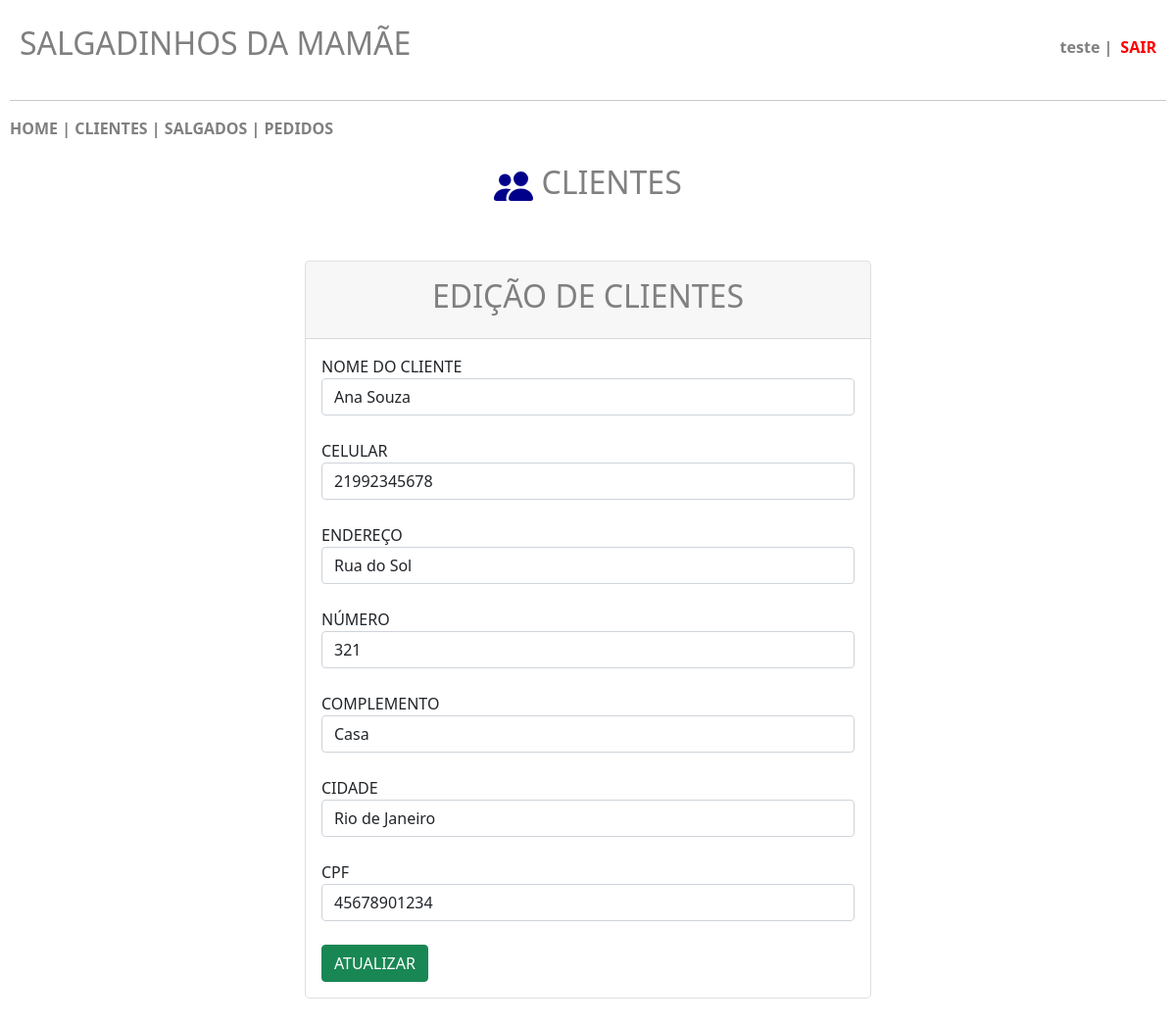
Screenshot of /projeto/clientes_editar.php?id=4 (signed in) with the database file from the repository.
### tables this page shows
CREATE TABLE `clientes` (
  `id` int(11) NOT NULL,
  `nome` varchar(200) NOT NULL,
  `celular` varchar(15) NOT NULL,
  `endereco` varchar(200) NOT NULL,
  `numero` int(20) NOT NULL,
  `complemento` varchar(150) NOT NULL,
  `cidade` varchar(120) NOT NULL,
  `cpf` varchar(20) NOT NULL
);

### projeto/clientes_editar.php (the view, shortened to what this page needs)
<?php
    include 'conecta.php';
?>
<!DOCTYPE html>
<html lang="pt-br">
    <head>
        <link href="https://cdn.jsdelivr.net/npm/bootstrap@5.0.2/dist/css/bootstrap.min.css" rel="stylesheet">
    </head>
    <body>
        <header class="main-header">
            <h2>SALGADINHOS DA MAMÃE</h2>
            <div class="user-info">
                <?php
                    if (!empty($_SESSION["user"])) {
                        $usuario = $_SESSION["user"];
                        echo "<span class='username'>".htmlspecialchars($usuario)." | </span><a class='logout-link' href='sair.php'>SAIR</a>";
                    }
                ?>
            </div>
        </header>
        <hr>
        <nav>
            <?php
                include 'menu.php';
            ?>
        </nav>
        <br>
        <center><h2>&nbsp;CLIENTES</h2></center>
        <br>
        <br>
        <div class="row justify-content-center row-cols-1 row-cols-md-2 mb-3 text-center">
            <div class="col">
                <div class="card mb-4 rounded-3 shadow-sw">
                    <div class="card-header py-3">
                        <h2>EDIÇÃO DE CLIENTES</h2>
                    </div>
                    <div class="card-body text-start">
                        <?php
                            $id = $_GET['id'];
                            $sql = "SELECT * FROM clientes WHERE id=$id";
                            $query = $conn->query($sql);
                            while ($dados = $query->fetch_assoc()) {
                                $nome = $dados['nome'];
                                $celular = $dados['celular'];
                                $endereco = $dados['endereco'];
                                $numero = $dados['numero'];
                                $complemento = $dados['complemento'];
                                $cidade = $dados['cidade'];
                                $cpf = $dados['cpf'];
                            }
                        ?>
                        <form action="clientes_atualiza.php?id=<?php echo $id; ?>" method="POST">
                            <div class="form-group">
                                <label>NOME DO CLIENTE</label>
                                <input type="text" class="form-control" name="nome" value="<?php echo $nome; ?>" required>
                                <br>
                                <label>CELULAR</label>
                                <input type="number" class="form-control" name="celular" value="<?php echo $celular; ?>" required>
                                <br>
                                <label>ENDEREÇO</label>
                                <input type="text" class="form-control" name="endereco" value="<?php echo $endereco; ?>" required>
                                <br>
                                <label>NÚMERO</label>
                                <input type="number" class="form-control" name="numero" value="<?php echo $numero; ?>" required>
                                <br>
                                <label>COMPLEMENTO</label>
                                <input type="text" class="form-control" name="complemento" value="<?php echo $complemento; ?>" required>
                                <br>
                                <label>CIDADE</label>
                                <input type="text" class="form-control" name="cidade" value="<?php echo $cidade; ?>" required>
                                <br>
                                <label>CPF</label>
                                <input type="number" class="form-control" name="cpf" value="<?php echo $cpf; ?>" required>
                                <br>
                                <button type="submit" class="btn btn-success">ATUALIZAR</button>
                            </div>
                        </form>
                    </div>
                </div>
            </div>
        </div>
    </body>
</html>

### projeto/clientes_editar.php (style rules this page uses)
body { padding: 5px; margin: 5px; }
h2 { color: gray; }
.main-header { display: flex; justify-content: space-between; align-items: center; padding: 15px 10px; }
.user-info { display: flex; align-items: center; gap: 8px; color: gray; }
.username { font-weight: bold; }
.logout-link { color: red; font-weight: bold; text-decoration: none; }

### rows the page displays
clientes: nome "Ana Souza", celular "21992345678", endereco "Rua do Sol", numero "321", complemento "Casa", cidade "Rio de Janeiro", cpf "45678901234"

### other values shown
$usuario "teste"
